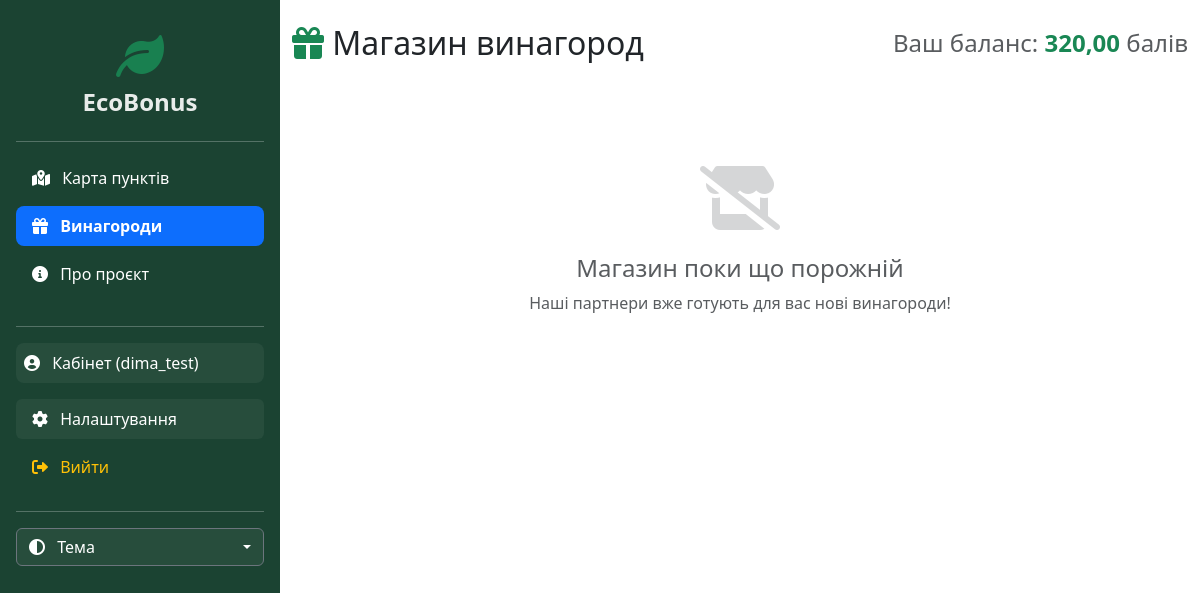
Page /rewards/ (signed in) on the earlier database version.
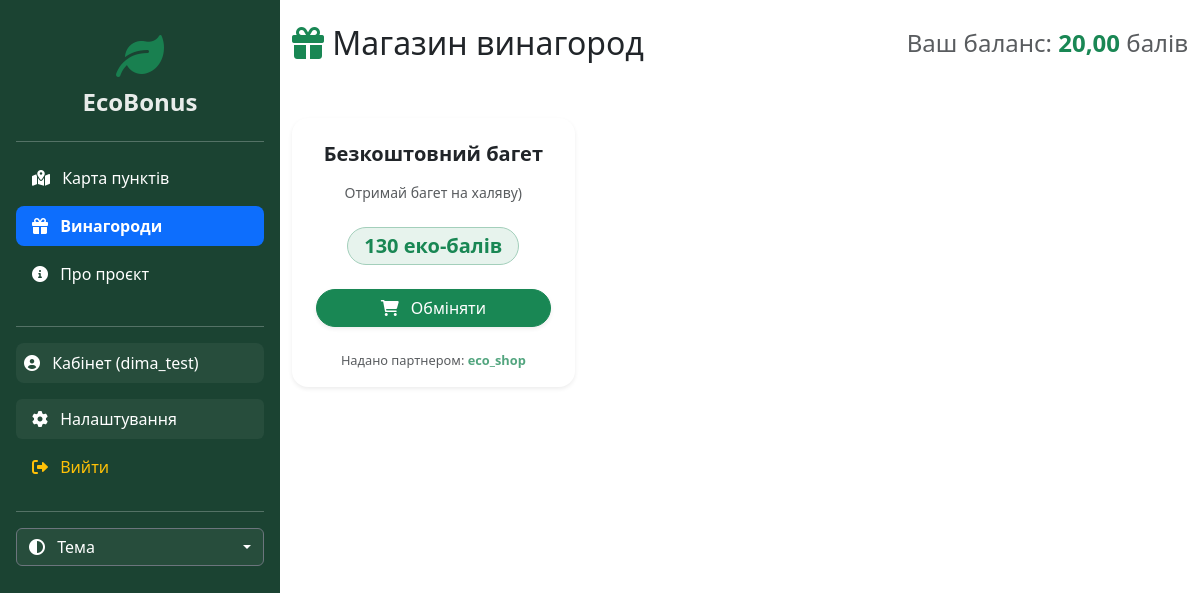
Same page on the later database version.
### main/models.py (models this page shows, shortened)
class UserProfile(models.Model):
    user = models.OneToOneField(User, on_delete=models.CASCADE)
    balance = models.DecimalField('Баланс еко-балів', max_digits=10, decimal_places=2, default=0.00)
    is_partner = models.BooleanField(default=False, verbose_name="Це акаунт пункту прийому (Партнер)?")
    is_store = models.BooleanField(default=False, verbose_name='Магазин-партнер')
    phone_number = models.CharField('Номер телефону', max_length=20, blank=True, null=True)
    birth_date = models.DateField('Дата народження', blank=True, null=True)

class StoreOffer(models.Model):
    store = models.ForeignKey(User, on_delete=models.CASCADE, related_name='offers', verbose_name='Магазин')
    title = models.CharField(max_length=100, verbose_name='Назва винагороди')
    description = models.TextField(verbose_name='Опис', blank=True, null=True)
    cost = models.IntegerField(verbose_name='Вартість (в балах)')
    is_active = models.BooleanField(default=True, verbose_name='Активно')
    created_at = models.DateTimeField(auto_now_add=True)

### main/views.py (the view, shortened to what this page needs)
# urls.py: path('rewards/', views.rewards, name='rewards'),
@login_required
def rewards(request):
    profile = request.user.userprofile
    active_offers = StoreOffer.objects.filter(is_active=True).order_by('-created_at')
    return render(request, 'main/rewards.html', {
        'balance': profile.balance,
        'offers': active_offers  # Передаємо їх у шаблон
    })

### main/templates/main/rewards.html (shortened to what this page needs)
{% extends 'main/layout.html' %}
{% block content %}
<div class="container mt-4">
    <div class="d-flex justify-content-between align-items-center mb-4">
        <h2><i class="fa-solid fa-gift text-success"></i> Магазин винагород</h2>
        <h4 class="text-muted">Ваш баланс: <strong class="text-success">{{ balance }}</strong> балів</h4>
    </div>
<div class="row g-4 mt-2">
        {% for offer in offers %}
        <div class="col-md-4">
            <div class="card h-100 shadow-sm border-0 bg-body rounded-4">
                <div class="card-body p-4 text-center d-flex flex-column">
                    <h5 class="fw-bold mb-3 text-dark">{{ offer.title }}</h5>
                    <p class="text-muted small mb-4">{{ offer.description }}</p>
                    <div class="mt-auto">
                        <span class="badge bg-success bg-opacity-10 text-success fs-5 px-3 py-2 mb-4 rounded-pill border border-success-subtle">
                            {{ offer.cost }} еко-балів
                        </span>
                        <form method="POST">
                            <button type="submit" class="btn btn-success w-100 rounded-pill shadow-sm">
                                <i class="fa-solid fa-cart-shopping me-2"></i> Обміняти
                            </button>
                        </form>
                    </div>
                </div>
                <div class="card-footer bg-transparent border-top-0 text-muted pb-3 pt-0 text-center" style="font-size: 0.8rem;">
                    Надано партнером: <strong class="text-success opacity-75">{{ offer.store.username }}</strong>
                </div>
            </div>
        </div>
        {% empty %}
        <div class="col-12 text-center py-5 text-muted">
            <i class="fa-solid fa-store-slash fa-4x mb-4 opacity-25"></i>
            <h4 class="fw-normal">Магазин поки що порожній</h4>
            <p>Наші партнери вже готують для вас нові винагороди!</p>
        </div>
        {% endfor %}
    </div>
{% endblock %}

Differences in the rows shown:
changed UserProfile: balance "320,00" → "20,00"
added StoreOffer: title "Безкоштовний багет", description "Отримай багет на халяву)", cost "130", store.username "eco_shop"
Other differences:
text no longer shown: "Магазин поки що порожній Наші партнери вже готують для вас нові винагороди!"
